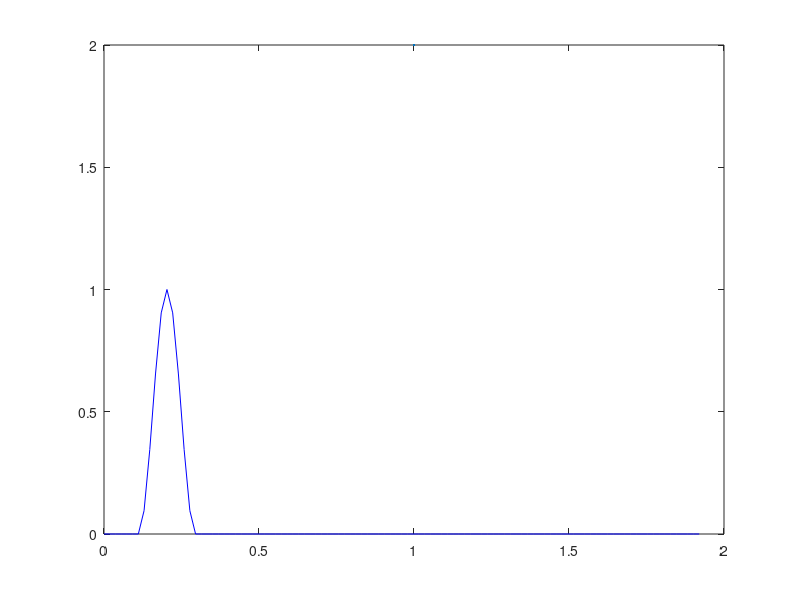

Recreate this plot in MATLAB. (Note: this script raises an error after producing the figure.)
%%%%%%%%%%%%%%%%%%%%%%%%%%%%%%%%%%%%%%%%%%%%%%%%%%%%%%%%%%%%%%%%%%%%%%%%%%%
% Modeling of musical instruments homework.                               %
% Numerical simulation of piano strings                                   %
% Physical model for a struck string using finite difference.             %
%                                                                         %
% Musical Acoustics course                                                %
% Alberto Doimo                                                           %
% Riccardo Iaccarino                                                      %
% 2023                                                                    %
%%%%%%%%%%%%%%%%%%%%%%%%%%%%%%%%%%%%%%%%%%%%%%%%%%%%%%%%%%%%%%%%%%%%%%%%%%%

clear
close all
clc

if not(isfolder("plots"))
    mkdir("plots")
end
if not(isfolder("audioOutputs"))
    mkdir("audioOutputs")
end

addpath('Plots')
addpath('audioOutputs')

axlabelsize = 16;
titlesize = 22;
legendsize = 16;

%% Setup
% define the string parameters and the simulation variables defined
% according to the provided values and the numerical implementation.
% We want to implement the finite difference scheme of a piano string tuned
% as C2.

% Temporal sampling parameters
Fs = 16000;                     % [Hz]   Sampling frequency (Following the paper)
T = 1/Fs;                       % [s]    Single sample time length
dur = 8;                        % [s]    Overall signal duration
N = dur*Fs;                     % [ ]    Number of samples

% Boundary          
z_l = 1e+20;                    % [Ω*m^2*s*Kg^-1] Left end normalized impedance
z_b = 1000;                     % [Ω*m^2*s*Kg^-1] Bridge normalized impedance

% String parameters
f_1 = 65.4;                     % [Hz]   Fundamental note
str_L = 1.92;                   % [m]    String length
M_s = 35e-3;                    % [Kg]   String mass

b_1 = 0.5;                      % [ ]    air damping coefficient
b_2 = 6.25e-9;                  % [ ]    string internal friction coefficient
epsilon = 7.5 * 10^(-6);        % [ ]    string stiffness parameter
k = epsilon;                    % [ ]    string stiffness coefficient

rho = M_s / str_L;              % [Kg/m] string linear density    

T_e = 4*str_L^2*rho*f_1^2;      % [N]    string tension calculated  
c = sqrt(T_e/rho);              % [m/s]  string propagation velocity


% Spatial sampling parameters
% Aliasing condition
% Number of maximum spatial steps

gamma = Fs/(2*f_1);
M_max = sqrt((-1+sqrt(1+16*epsilon*gamma^2))/(8*epsilon));

% Spatial sampling

M = floor(M_max); 
X = str_L/M;

% Integer values
lambda = c*T/X;
mu = k^2/(c^2*X^2);
v = (2*b_2*T)/(X^2);

% FD parameters
a_1 = (-lambda^2*mu)/(1+b_1*T);
a_2 = (lambda^2 + (4*lambda^2*mu) + v)/(1+b_1*T);
a_3 = (2-2*lambda^2-6*lambda^2*mu-2*v)/(1+b_1*T);
a_4 = (-1+b_1*T+2*v)/(1+b_1*T);
a_5 = (-v)/(1+b_1*T);
a_F = (T^2/rho)/(1+b_1*T);

% Hammer parameters
M_H = 4.9e-3;                   % [Kg]    Hammer mass
w = 0.2;                        % [  ]    Width of the hammer spatial window g
p = 2.3;
Vh_0 = 2.5;                     % [m/s]   Initial hammer velocity
b_H = 1e-4;                     % [1/s]   Fluid damping coefficient
K = 4e+8;                       % [   ]   Hammer felt stiffness
a=0.12;                         % [   ]   x_0/L relative striking position
a_M = floor(M*a);               % [   ]   Relative hammer position in space samples

% Hammer contact window definition
w_M = round(w/X);               %   Samples of string in contact with hammer
g = hann(w_M);                  %   Window shape definition

%PDE Coefficients:

% Bridge boundary coefficients
b_R1 = (2-2*lambda^2*mu-2*lambda^2)/(1+b_1*T+z_b*lambda);
b_R2 = (4*lambda^2*mu+2*lambda^2)/(1+b_1*T+z_b*lambda);
b_R3 = (-2*lambda^2*mu)/(1+b_1*T+z_b*lambda);
b_R4 = (-1+b_1*T+z_b*lambda)/(1+b_1*T+z_b*lambda);
b_RF = (T^2/rho)/(1+b_1*T+z_b*lambda);

% Left hand (hinged string end) boundary coefficients
b_L1 = (2-2*lambda^2*mu-2*lambda^2)/(1+b_1*T+z_l*lambda);
b_L2 = (4*lambda^2*mu+2*lambda^2)/(1+b_1*T+z_l*lambda);
b_L3 = (-2*lambda^2*mu)/(1+b_1*T+z_l*lambda);
b_L4 = (-1+b_1*T+z_b*lambda)/(1+b_1*T+z_l*lambda);
b_LF = (T^2/rho)/(1+b_1*T+z_l*lambda);

% Hammer felt parameters
d_1 = 2/(1+(b_H*T)/(2*M_H));
d_2 = (-1 + (b_H*T)/(2*M_H))/(1 + (b_H*T)/(2*M_H));
d_F = (-T^2/M_H)/(1+(b_H*T)/(2*M_H));

%% Computation of the FD scheme
% Initialization

% y string displacement vector 
y = zeros([N,M]);           % Time instants are disposed on rows 
                            % Space fragments are disposed on columns 

av_y = zeros(N,1);          % averaged displacement over 12 spatial samples

% Force vector 
F = zeros(N,M);             % Time instants are disposed on rows
                            % Space fragments are disposed on columns 
% Hammer force vector
F_H = zeros(N,1);

% Distribution of the spatial window on the vector
space = linspace(0, str_L, M);
j_start = a_M-(round(w_M/2));
disp(j_start)
for i=1:N
    for j= 1:size(g)
        F(i,(j)+j_start) = g(j); 
    end
end

%% g(x,x0) force density function

figure('Renderer', 'painters', 'Position', [10 10 1000 600]);
plot(space, F(10,:),'b-',LineWidth=2);
xlabel('x [m]','interpreter','latex', FontSize=axlabelsize);
ylabel('$ g \ [ \ ]$','interpreter','latex', FontSize=axlabelsize);
grid on;
% title('$g(x,x_{0})$ force density function over the string','interpreter','latex', FontSize=titlesize);

saveas(gcf,strcat("Plots/","ForceDensityShape",".png"));

%%  LOOPS CALCULATIONS 

% Hammer displacement vector
eta = zeros(N,1);
eta(1) = 0;         % eta time = 0
eta(2) = Vh_0*T; 

F_H(1) = K* abs(eta(1)-y(1,a_M))^p;
F_H(2) = K* abs(eta(2)-y(2,a_M))^p;

% Computation loop

for in=2:N-1        %   time loop

   
    for im=1:M      %   space loop

        % solving displacement boundary conditions
        switch im
            % m=0
            case 1
                y(in+1,im) = b_L1*y(in,im)+b_L2*y(in,im+1)+b_L3*y(in,im+2)...
                    +b_L4*y(in-1,im)+b_LF*F(in,im);
            % m=1
            case 2
                y(in+1,im) = a_1*(y(in,im+2)-y(in,im)+2*y(in,im-1))+a_2*(y(in,im+1)+y(in,im-1))+ ...
                    +a_3*(y(in,im))+a_4*(y(in-1,im))+a_5*(y(in-1,im+1)+y(in-1,im-1))+a_F*F(in,im);
            % m=M-1
            case M-1
                y(in+1,im) = a_1*(2*y(in,im+1)-y(in,im)+y(in,im-2))+a_2*(y(in,im+1)+y(in,im-1))+ ...
                    +a_3*(y(in,im))+a_4*(y(in-1,im))+a_5*(y(in-1,im+1)+y(in-1,im-1))+a_F*F(in,im);
            % m=M
            case M
                y(in+1,im)= b_R1*y(in,im)+b_R2*y(in,im-1)+b_R3*y(in,im-2)+b_R4*y(in-1,im)+b_RF*F(in,im);
            otherwise
                y(in+1,im)= a_1*(y(in,im+2)+y(in,im-2))+a_2*(y(in,im+1)+y(in,im-1))+a_3*y(in,im)+a_4*(y(in-1,im))+a_5*(y(in-1,im+1)+y(in-1,im-1))+a_F*(F(in,im));
        end
    end

    eta(in+1)= d_1*eta(in)+d_2*eta(in-1)+d_F*F_H(in);

    if eta(in+1)>= y(in+1,a_M)
            F_H(in+1) = K* abs(eta(in+1)-y(in+1,a_M))^p;
            F(in+1,:)=F(in+1,:)*F_H(in+1);
    else
            F_H(in+1) = 0;
            F(in+1,:) = 0;
    end

    
    for im=-5:6                     % Offset average over 12 samples
         av_y(in,1) = av_y(in,1)+y(in,im+M-a_M);
    end
    av_y(in,1) = av_y(in,1)/12;
    
    
end


%% Plot the displacement of the whole string in time

figure('Renderer', 'painters', 'Position', [10 10 1000 500])
x = linspace(0,1.92,M);
for i = 1:(80*dur)
    iTime = round(i*1/80*Fs);
    grid minor;
    plot(x,y(iTime,:),'b-',LineWidth=2);
    ylim([-0.0005 0.0005]);
    grid on;
    title(strcat('t = ',num2str(i*0.0125)),'interpreter','latex', FontSize=titlesize);
    ylabel("string displacement [m]",'interpreter','latex', FontSize=axlabelsize);
    xlabel("string extension [m]",'interpreter','latex', FontSize=axlabelsize);
    drawnow;
    pause(1/20);
end

%% GIF creation
close all
figure('Renderer', 'painters', 'Position', [10 10 1000 500])
filename = strcat("./plots/PianoStringGif_spatial_samples_",num2str(M),".gif");
for i = 1:(40*dur) 
      iTime = round(i*1/40*Fs);
      plot(x,y(iTime,:),'b-',LineWidth=2);
      title('String Vertical displacement y','interpreter','latex', FontSize=titlesize);
      ylabel("String displacement [m]",'interpreter','latex', FontSize=axlabelsize);
      xlabel("String extension [m]",'interpreter','latex', FontSize=axlabelsize);
      ylim([-0.0005 0.0005]);
      drawnow
      frame = getframe(1);
      im = frame2im(frame);
      [imind,cm] = rgb2ind(im,256);
      if i == 1
          imwrite(imind,cm,filename,'gif', 'Loopcount',inf);
      else
          imwrite(imind,cm,filename,'gif','WriteMode','append','DelayTime',0.05);
      end
end
%% Saving some samples of the string movement for report 

upper = 8;
lower = 0.001;
numOfPics = 4;
picTime= logspace(1,3,numOfPics);
picTime_01 = picTime/max(picTime) - min(picTime)/max(picTime)
picTime_08 = picTime_01*(upper-lower) + lower


for i = 1:(numOfPics)
    figure('Renderer', 'painters', 'Position', [10 10 700 300])
    picTime_08Samp = round(picTime_08*Fs); 
    grid minor;
    plot(x,y(picTime_08Samp(i),:),'b-',LineWidth=2);
    ylim([-0.0005 0.0005])
    ylabel("String displacement [m]",'interpreter','latex', FontSize=axlabelsize);
    xlabel("String extension [m]",'interpreter','latex', FontSize=axlabelsize);
    grid on;
    title(strcat('$t = $',num2str(picTime_08(i))),'interpreter','latex','FontSize',25) 
    picName = strcat("./plots/PianoStringDispTime_",num2str(M),"_",num2str(i),".png");
    delete(picName);
    saveas(gcf, picName);
end


%% FFT of the averaged signal

f=linspace(0,Fs,N);
freqs = abs(fft(av_y(:,1)));

figure('Renderer', 'painters', 'Position', [10 10 1000 600])
grid on;
plot(f,db(freqs),'b-',LineWidth=2);
xlim([0,1200]);
xline(65.4,'g--', 'LineWidth',1.5);
xline(65.4*9,'r', 'LineWidth',1.5);
xline(65.4*18,'r', 'LineWidth',1.5);
ylabel("Displacement [m]",'interpreter','latex', FontSize=titlesize);
xlabel("Frequency [Hz]",'interpreter','latex', FontSize=titlesize);
%title('Frequency Representation of the signal','interpreter','latex', FontSize=titlesize);
grid on
delete("./plots/FRFDisplacement.png");
saveas(gcf, "./plots/FRFDisplacement.png");

%% Plot the displacement in time

t=linspace(0, dur, N);
figure('Renderer', 'painters', 'Position', [10 10 1000 500])
plot(t, av_y(:,1),'b-',LineWidth=1);
grid on
xlabel("time [s]",'interpreter','latex', FontSize=axlabelsize);
ylabel("y [m]",'interpreter','latex', FontSize=axlabelsize);
%title('Vertical displacement of the mean of 12 samples of the string around center hammering position','interpreter','latex', FontSize=titlesize);
delete("./plots/MeanDisplacement.png");
saveas(gcf, "./plots/MeanDisplacement.png");


%% Plot the synthesized signal play it and save it on the disk

% Play the sound
av_y_save = av_y./max(abs(av_y));
sound(av_y_save,Fs)

% Save on disk

% requested filenames
filenameAlberto = '.\audioOutputs\10865196_Doimo_piano.wav';
%filenameRiccardo = ".\audioOutputs\10868500_Iaccarino_piano.wav";
audiowrite(filenameAlberto,av_y_save,Fs);
%audiowrite(filenameRiccardo,av_y_save,Fs);
